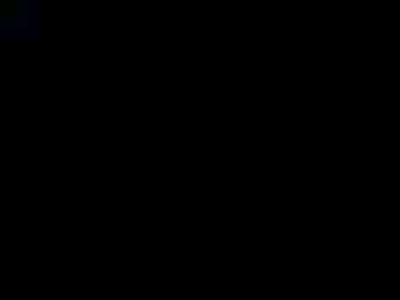
Frame 1 (no input)
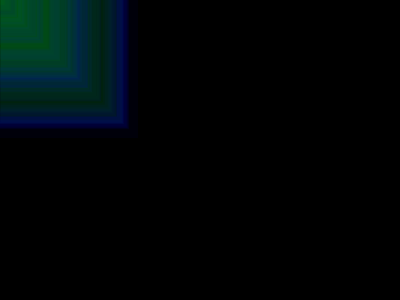
Frame 60 (no input)
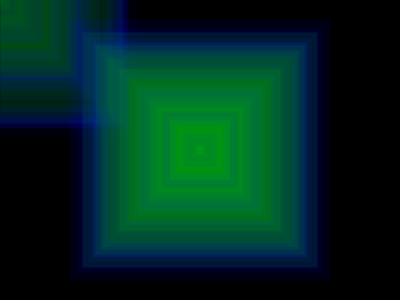
Frame 120 (the mouse pressed at the canvas centre since frame 60)

The p5.js sketch that drew these frames (run headless with seeded random() and noise() and a simulated clock; from frame 60 on, the mouse is pressed at the canvas centre):

// p5.js sketch
// ── sketch.js

let squareSize;
let lineWidth;

function setup() {
  createCanvas(400, 300);
  background(0);
}

function draw() {
  lineWidth = random(4, 28);
  squareSize = random(5, 250);

  rectMode(CENTER);
  // rectMode(mouseX);
  strokeWeight(lineWidth);
  stroke(0, 0, 255, 10);
  let g = map(mouseX, 0, width, 100, 255)
  fill(0, g, 0, 10);
  square(mouseX, mouseY, squareSize);
}

// map(value, start1, stop1, start2, stop2, [withinBounds])

// The random() Function (Random Square Design)
// Code! Programming with p5.js
// The Coding Train / Daniel Shiffman
// https://thecodingtrain.com/beginners/p5js/beginners/p5js/2.4-random.html
// https://youtu.be/POn4cZ0jL-o

// Random Square Design: https://editor.p5js.org/codingtrain/sketches/Sl8ml_Lz8
// Random House Exercise: https://editor.p5js.org/codingtrain/sketches/HGq_S0Z5H
// Random Points: https://editor.p5js.org/codingtrain/sketches/h7hFqoV6H
// Painting Exercise 1: https://editor.p5js.org/codingtrain/sketches/stERy5a1D
// Painting Exercise 2: https://editor.p5js.org/codingtrain/sketches/IyyJ1QYKh
